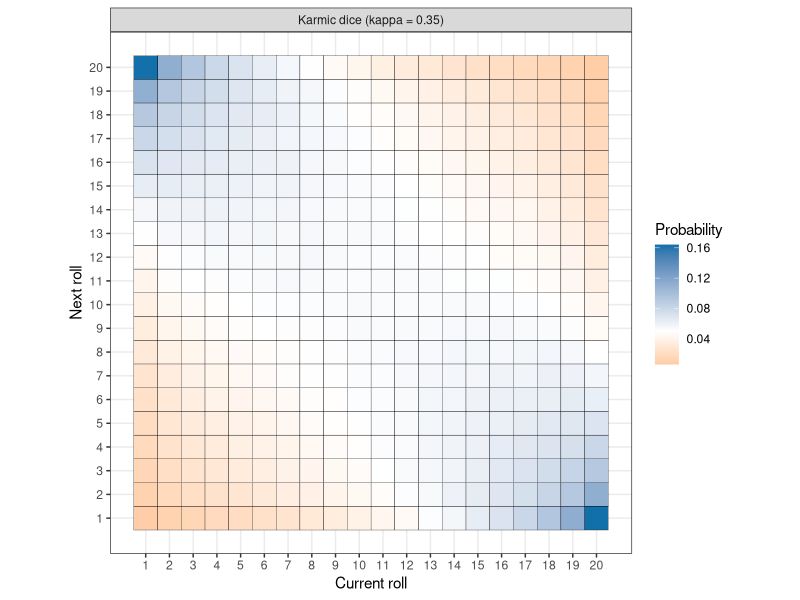

Write the R code that produced this figure.
## ---- chunk 1
#| echo: false
rm(list = ls())
karmic_score <- function(n, kappa) {
  sigma <- sqrt(1 / (1 - kappa^2))
  latent_score <- numeric(n)
  latent_score[1] <- rnorm(1, 0, sigma)
  for (i in 1:(n - 1)) {
    latent_score[i + 1] <- -kappa * latent_score[i] + rnorm(1, 0, 1)
  }
  latent_score
}
## ---- chunk 2
#| echo: false
karmic_dice <- function(n, kappa) {
  sigma <- sqrt(1 / (1 - kappa^2))
  latent_score <- karmic_score(n, kappa)
  ceiling(20 * pnorm(latent_score, 0, sigma))
}
## ---- chunk 3
#| echo: false
set.seed(50)
karmic_dice(n = 100, kappa = 0)
## ---- chunk 4
#| echo: false
set.seed(60)
karmic_dice(n = 100, kappa = 0.35)
## ---- chunk 5
karmic_score <- function(n, kappa) {
  sigma <- sqrt(1 / (1 - kappa^2))
  latent_score <- numeric(n)
  
  # First latent karma Y_1
  latent_score[1] <- rnorm(1, 0, sigma)
  
  # Generation of the latent karma values Y_2,...,Y_n
  for (t in 1:(n - 1)) {
    latent_score[t + 1] <- -kappa * latent_score[t] + rnorm(1, 0, 1)
  }
  
  return(latent_score)
}
## ---- chunk 6
karmic_dice <- function(n, kappa) {
  sigma <- sqrt(1 / (1 - kappa^2))
  
  # Generate the latent scores
  latent_score <- karmic_score(n, kappa)
  # Convert the latent scores into integers between 1 and 20
  dice_results <- ceiling(20 * pnorm(latent_score, 0, sigma))
  return(dice_results)
}
## ---- chunk 7
karmic_dice(n = 30, kappa = 0.35)
## ---- chunk 8
#| cache: true
#| echo: false
table(karmic_dice(10^6, kappa = 0.35)) / 10^6
## ---- chunk 9
#| cache: true
#| echo: false
n <- 5 * 10^6
kappa <- c(0, 0.35, 0.55)
sim1 <- karmic_dice(n = n, kappa = kappa[1])
sim2 <- karmic_dice(n = n, kappa = kappa[2])
sim3 <- karmic_dice(n = n, kappa = kappa[3])

tab1 <- table(sim1[1:(n - 1)], sim1[2:n])
tab1 <- tab1 / rowSums(tab1)

tab2 <- table(sim2[1:(n - 1)], sim2[2:n])
tab2 <- tab2 / rowSums(tab2)

tab3 <- table(sim3[1:(n - 1)], sim3[2:n])
tab3 <- tab3 / rowSums(tab3)
## ---- chunk 10
#| echo: false
library(ggplot2)
df <- rbind(data.frame(reshape2::melt(tab2), kappa = "Karmic dice (kappa = 0.35)"))
ggplot(df, aes(x = Var1, y = Var2, fill = value)) +
  geom_tile(color = "black") +
  scale_fill_gradient2(low = "#fc7d0b", high = "#1170aa", midpoint = 0.05, mid = "white") +
  coord_fixed() +
  facet_grid(. ~ kappa) +
  scale_x_continuous(breaks = 1:20, minor_breaks = NULL) +
  scale_y_continuous(breaks = 1:20, minor_breaks = NULL) +
  theme_bw() +
  guides(fill = guide_colourbar(title = "Probability")) +
  xlab("Current roll") +
  ylab("Next roll")
## ---- chunk 11
karmic_dice(n = 100, kappa = 0.999)
